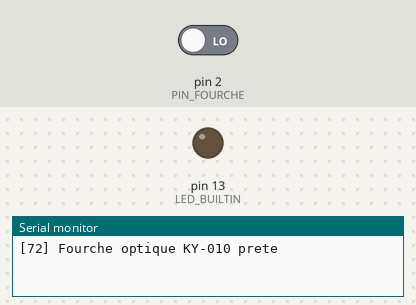
Bench run of a sketch on a simulated Arduino Uno, built with avr-gcc and run on an emulated ATmega328P. On the bench: output pins drawn as LEDs (lit = HIGH), the last lines printed to the serial monitor. The inputs (shaded band) are chosen by the test bench; at power-on: pin 2 (PIN_FOURCHE) LOW.

Above: at 1.2 s.
1.3 s: pin 2 (PIN_FOURCHE) driven HIGH
At 2.4 s:
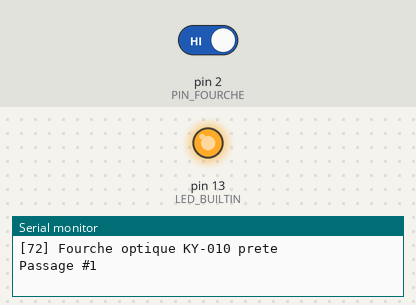
2.8 s: pin 2 (PIN_FOURCHE) driven LOW
At 3.5 s:
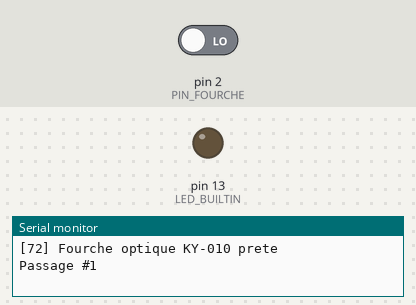
Timing chart, 0 to 5.8 s (numbered marks = the images above; inputs shaded):
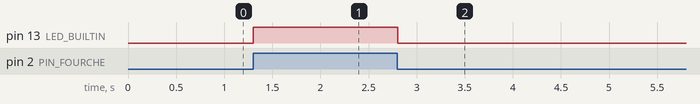

Measured:
- after the input at 1.3 s, pin 13 (LED_BUILTIN): LOW → HIGH at once
- after the input at 2.8 s, pin 13 (LED_BUILTIN): HIGH → LOW at once

The sketch:

72_Fourche_Optique_KY010.ino
```cpp
/*
 * =====================================================================
 *  Arduino Lab Nexus v6.1.0 STABLE  -  Fourche optique KY-010
 * =====================================================================
 *  Explication : Compte les passages d'un objet dans la fourche optique.
 *  Carte       : Arduino UNO / Nano (ATmega328P) - compatible Mega
 *  Moniteur    : 9600 bauds
 *
 *  Câblage :
 *   Arduino 5V     -> KY-010 +
 *   Arduino GND    -> KY-010 -
 *   Arduino D2     -> KY-010 S
 *
 *  Bibliothèques requises (arduino-cli lib install "...") : aucune
 * =====================================================================
 */
// @libs:

const uint8_t PIN_FOURCHE = 2;
unsigned long passages = 0;
int etatPrecedent;

void setup() {
  pinMode(PIN_FOURCHE, INPUT);
  pinMode(LED_BUILTIN, OUTPUT);
  Serial.begin(9600);
  etatPrecedent = digitalRead(PIN_FOURCHE);
  Serial.println(F("[72] Fourche optique KY-010 prete"));
}

void loop() {
  int etat = digitalRead(PIN_FOURCHE);
  digitalWrite(LED_BUILTIN, etat);   // LED = faisceau coupé

  // Front montant : le faisceau vient d'être coupé
  if (etat == HIGH && etatPrecedent == LOW) {
    passages++;
    Serial.print(F("Passage #"));
    Serial.println(passages);
  }
  etatPrecedent = etat;
  delay(5);
}
```
